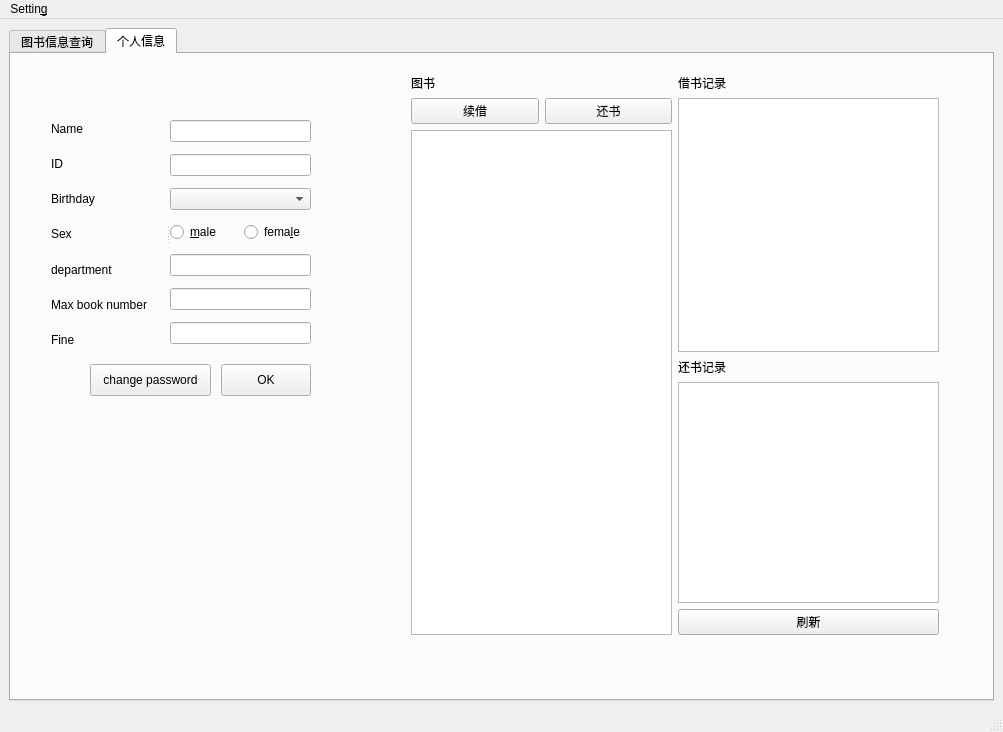
<?xml version="1.0" encoding="UTF-8"?>
<ui version="4.0">
 <class>studentMainWindow</class>
 <widget class="QMainWindow" name="studentMainWindow">
  <property name="geometry">
   <rect>
    <x>0</x>
    <y>0</y>
    <width>1003</width>
    <height>732</height>
   </rect>
  </property>
  <property name="windowTitle">
   <string>MainWindow</string>
  </property>
  <widget class="QWidget" name="centralwidget">
   <layout class="QHBoxLayout" name="horizontalLayout">
    <item>
     <widget class="QTabWidget" name="tabWidget">
      <property name="currentIndex">
       <number>1</number>
      </property>
      <property name="tabsClosable">
       <bool>false</bool>
      </property>
      <property name="movable">
       <bool>true</bool>
      </property>
      <widget class="QWidget" name="tab">
       <attribute name="title">
        <string>图书信息查询</string>
       </attribute>
       <layout class="QHBoxLayout" name="horizontalLayout_4">
        <item>
         <layout class="QVBoxLayout" name="verticalLayout">
          <item>
           <layout class="QHBoxLayout" name="horizontalLayout_2">
            <item>
             <widget class="QComboBox" name="comboBox">
              <property name="currentText">
               <string>BookName</string>
              </property>
              <item>
               <property name="text">
                <string>BookName</string>
               </property>
              </item>
              <item>
               <property name="text">
                <string>Author</string>
               </property>
              </item>
              <item>
               <property name="text">
                <string>ISBN</string>
               </property>
              </item>
             </widget>
            </item>
            <item>
             <widget class="QLineEdit" name="lineEdit"/>
            </item>
            <item>
             <widget class="QRadioButton" name="radioButton">
              <property name="text">
               <string>在馆图书</string>
              </property>
             </widget>
            </item>
            <item>
             <widget class="QPushButton" name="pushButton">
              <property name="text">
               <string>Find</string>
              </property>
             </widget>
            </item>
            <item>
             <widget class="QPushButton" name="pushButton_2">
              <property name="text">
               <string>Borrow</string>
              </property>
             </widget>
            </item>
           </layout>
          </item>
          <item>
           <widget class="QTableWidget" name="tableWidget"/>
          </item>
         </layout>
        </item>
        <item>
         <layout class="QVBoxLayout" name="verticalLayout_2"/>
        </item>
       </layout>
      </widget>
      <widget class="QWidget" name="tab_2">
       <attribute name="title">
        <string>个人信息</string>
       </attribute>
       <widget class="QWidget" name="layoutWidget">
        <property name="geometry">
         <rect>
          <x>400</x>
          <y>20</y>
          <width>528</width>
          <height>561</height>
         </rect>
        </property>
        <layout class="QHBoxLayout" name="horizontalLayout_5">
         <item>
          <layout class="QVBoxLayout" name="verticalLayout_4">
           <item>
            <widget class="QLabel" name="label">
             <property name="text">
              <string>图书</string>
             </property>
            </widget>
           </item>
           <item>
            <layout class="QVBoxLayout" name="verticalLayout_3">
             <item>
              <layout class="QHBoxLayout" name="horizontalLayout_3">
               <item>
                <widget class="QPushButton" name="pushButton_4">
                 <property name="text">
                  <string>续借</string>
                 </property>
                </widget>
               </item>
               <item>
                <widget class="QPushButton" name="pushButton_3">
                 <property name="text">
                  <string>还书</string>
                 </property>
                </widget>
               </item>
              </layout>
             </item>
             <item>
              <widget class="QTableWidget" name="tableWidget_2"/>
             </item>
            </layout>
           </item>
          </layout>
         </item>
         <item>
          <layout class="QVBoxLayout" name="verticalLayout_7">
           <item>
            <layout class="QVBoxLayout" name="verticalLayout_5">
             <item>
              <widget class="QLabel" name="label_2">
               <property name="text">
                <string>借书记录</string>
               </property>
              </widget>
             </item>
             <item>
              <widget class="QTableWidget" name="tableWidget_3"/>
             </item>
            </layout>
           </item>
           <item>
            <layout class="QVBoxLayout" name="verticalLayout_6">
             <item>
              <widget class="QLabel" name="label_3">
               <property name="text">
                <string>还书记录</string>
               </property>
              </widget>
             </item>
             <item>
              <widget class="QTableWidget" name="tableWidget_4"/>
             </item>
             <item>
              <widget class="QPushButton" name="pushButton_5">
               <property name="text">
                <string>刷新</string>
               </property>
              </widget>
             </item>
            </layout>
           </item>
          </layout>
         </item>
        </layout>
       </widget>
       <widget class="QSplitter" name="splitter">
        <property name="geometry">
         <rect>
          <x>40</x>
          <y>60</y>
          <width>260</width>
          <height>240</height>
         </rect>
        </property>
        <property name="orientation">
         <enum>Qt::Horizontal</enum>
        </property>
        <widget class="QWidget" name="layoutWidget">
         <layout class="QVBoxLayout" name="verticalLayout_9">
          <item>
           <widget class="QLabel" name="label_4">
            <property name="text">
             <string>Name</string>
            </property>
           </widget>
          </item>
          <item>
           <widget class="QLabel" name="label_5">
            <property name="text">
             <string>ID</string>
            </property>
           </widget>
          </item>
          <item>
           <widget class="QLabel" name="label_13">
            <property name="text">
             <string>Birthday</string>
            </property>
           </widget>
          </item>
          <item>
           <widget class="QLabel" name="label_14">
            <property name="text">
             <string>Sex</string>
            </property>
           </widget>
          </item>
          <item>
           <widget class="QLabel" name="label_15">
            <property name="text">
             <string>department</string>
            </property>
           </widget>
          </item>
          <item>
           <widget class="QLabel" name="label_16">
            <property name="text">
             <string>Max book number</string>
            </property>
           </widget>
          </item>
          <item>
           <widget class="QLabel" name="label_17">
            <property name="text">
             <string>Fine</string>
            </property>
           </widget>
          </item>
         </layout>
        </widget>
        <widget class="QWidget" name="layoutWidget">
         <layout class="QVBoxLayout" name="verticalLayout_8">
          <item>
           <widget class="QLineEdit" name="lineEdit_3"/>
          </item>
          <item>
           <widget class="QLineEdit" name="lineEdit_4">
            <property name="readOnly">
             <bool>true</bool>
            </property>
           </widget>
          </item>
          <item>
           <widget class="KDateComboBox" name="kdatecombobox"/>
          </item>
          <item>
           <layout class="QHBoxLayout" name="horizontalLayout_10">
            <item>
             <widget class="QRadioButton" name="radioButton_3">
              <property name="text">
               <string>&amp;male</string>
              </property>
             </widget>
            </item>
            <item>
             <widget class="QRadioButton" name="radioButton_4">
              <property name="text">
               <string>fema&amp;le</string>
              </property>
             </widget>
            </item>
           </layout>
          </item>
          <item>
           <widget class="QLineEdit" name="lineEdit_6"/>
          </item>
          <item>
           <widget class="QLineEdit" name="lineEdit_7">
            <property name="readOnly">
             <bool>true</bool>
            </property>
           </widget>
          </item>
          <item>
           <widget class="QLineEdit" name="lineEdit_8">
            <property name="readOnly">
             <bool>true</bool>
            </property>
           </widget>
          </item>
         </layout>
        </widget>
       </widget>
       <widget class="QPushButton" name="pushButton_12">
        <property name="geometry">
         <rect>
          <x>210</x>
          <y>310</y>
          <width>90</width>
          <height>32</height>
         </rect>
        </property>
        <property name="text">
         <string>OK</string>
        </property>
       </widget>
       <widget class="QPushButton" name="pushButton_13">
        <property name="geometry">
         <rect>
          <x>79</x>
          <y>310</y>
          <width>121</width>
          <height>32</height>
         </rect>
        </property>
        <property name="text">
         <string>change password</string>
        </property>
       </widget>
       <zorder>splitter</zorder>
       <zorder>layoutWidget</zorder>
       <zorder>pushButton_12</zorder>
       <zorder>pushButton_13</zorder>
      </widget>
     </widget>
    </item>
   </layout>
  </widget>
  <widget class="QMenuBar" name="menubar">
   <property name="geometry">
    <rect>
     <x>0</x>
     <y>0</y>
     <width>1003</width>
     <height>28</height>
    </rect>
   </property>
   <widget class="QMenu" name="menuSetting">
    <property name="title">
     <string>Settin&amp;g</string>
    </property>
   </widget>
   <addaction name="menuSetting"/>
  </widget>
  <widget class="QStatusBar" name="statusbar"/>
 </widget>
 <customwidgets>
  <customwidget>
   <class>KDateComboBox</class>
   <extends>QComboBox</extends>
   <header>kdatecombobox.h</header>
  </customwidget>
 </customwidgets>
 <resources/>
 <connections/>
</ui>
